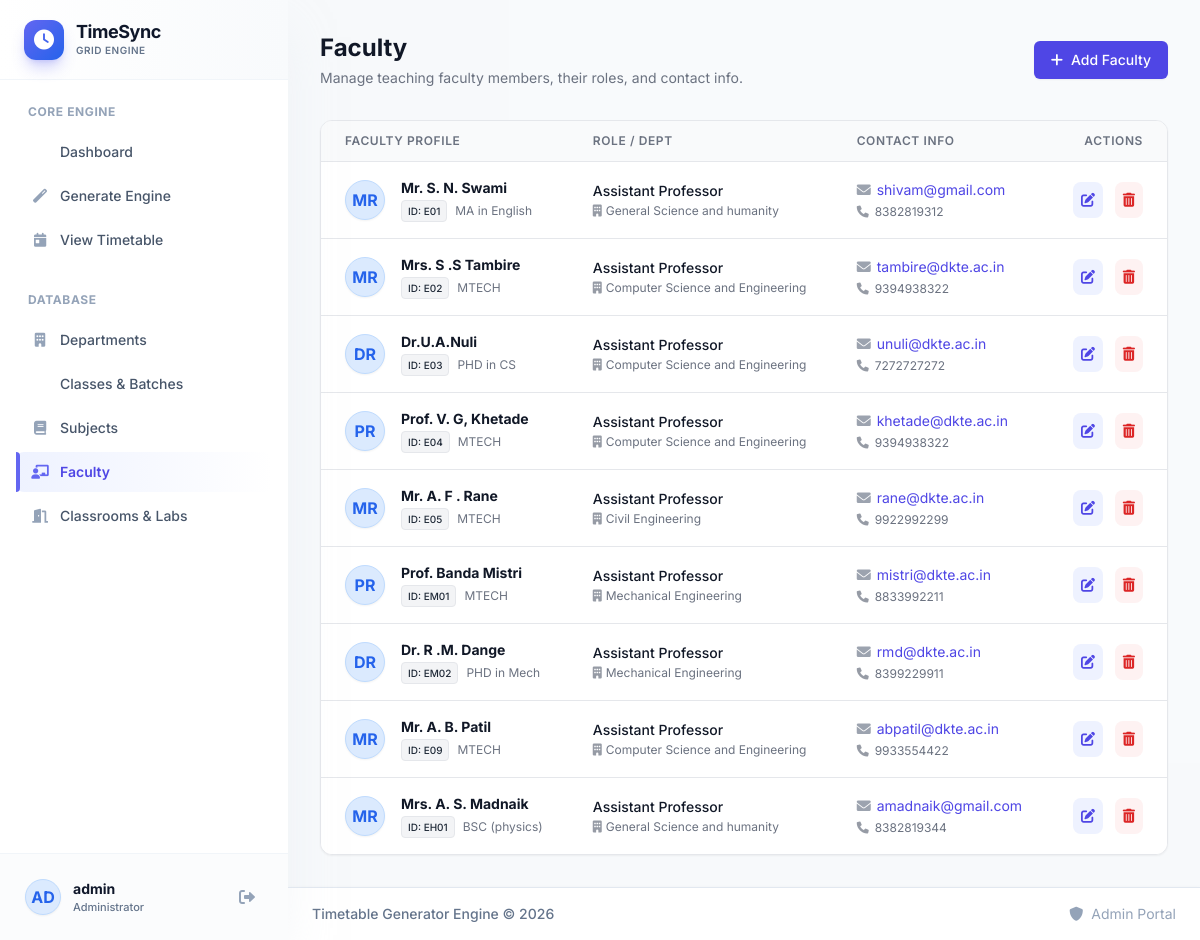
Page /faculty (signed in) on the committed database.
### app.py (models this page shows, shortened)
class User(UserMixin, db.Model):
    id = db.Column(db.Integer, primary_key=True)
    username = db.Column(db.String(80), unique=True, nullable=False)
    email = db.Column(db.String(120), unique=True, nullable=False)
    password_hash = db.Column(db.String(200))
    is_admin = db.Column(db.Boolean, default=False)
    created_at = db.Column(db.DateTime, default=datetime.utcnow)

class Faculty(db.Model):
    id = db.Column(db.Integer, primary_key=True)
    employee_id = db.Column(db.String(20), unique=True, nullable=False)
    name = db.Column(db.String(100), nullable=False)
    email = db.Column(db.String(120), unique=True, nullable=False)
    phone = db.Column(db.String(15))
    department_id = db.Column(db.Integer, db.ForeignKey('department.id'))
    designation = db.Column(db.String(50))
    qualification = db.Column(db.String(100))
    max_hours_per_day = db.Column(db.Integer, default=4)
    max_hours_per_week = db.Column(db.Integer, default=20)
    availability = db.Column(db.Text, default='{}')  # JSON storing availability per day
    created_at = db.Column(db.DateTime, default=datetime.utcnow)
    class_subjects = db.relationship('ClassSubject', backref='faculty_ref', lazy=True)
    mentored_batches = db.relationship('Batch', backref='mentor', lazy=True)
    timetable_entries = db.relationship('Timetable', backref='faculty_ref', lazy=True)

class Department(db.Model):
    id = db.Column(db.Integer, primary_key=True)
    code = db.Column(db.String(10), unique=True, nullable=False)
    name = db.Column(db.String(100), nullable=False)
    description = db.Column(db.Text)
    created_at = db.Column(db.DateTime, default=datetime.utcnow)
    classes = db.relationship('Class', backref='department', lazy=True)
    faculty = db.relationship('Faculty', backref='department', lazy=True)

### app.py (the view)
@app.route('/faculty')
@login_required
def manage_faculty():
    faculty_list = Faculty.query.all()
    departments = Department.query.all()
    return render_template('faculty.html', faculty_list=faculty_list, departments=departments)

### app.py (called while the page is built)
@login_manager.user_loader
def load_user(user_id):
    return db.session.get(User, int(user_id))

### templates/faculty.html (shortened to what this page needs)
{% extends "base.html" %}
{% block content %}
<div class="mb-8 flex flex-col sm:flex-row sm:justify-between sm:items-center gap-4">
    <div>
        <h2 class="text-2xl font-bold text-gray-900">Faculty</h2>
        <p class="mt-1 text-sm text-gray-500">Manage teaching faculty members, their roles, and contact info.</p>
    </div>
    <button onclick="openAddModal()" class="inline-flex items-center px-4 py-2 border border-transparent shadow-sm text-sm font-medium rounded-md text-white bg-primary-600 hover:bg-primary-700 focus:outline-none focus:ring-2 focus:ring-offset-2 focus:ring-primary-500 transition-colors">
        <i class="fas fa-plus mr-2"></i> Add Faculty
    </button>
</div>
<div class="bg-white rounded-xl shadow-sm border border-gray-200 overflow-hidden">
    {% if faculty_list %}
    <div class="overflow-x-auto">
        <table class="min-w-full divide-y divide-gray-200">
            <thead class="bg-gray-50">
                <tr>
                    <th scope="col" class="px-6 py-3 text-left text-xs font-semibold text-gray-500 uppercase tracking-wider">Faculty Profile</th>
                    <th scope="col" class="px-6 py-3 text-left text-xs font-semibold text-gray-500 uppercase tracking-wider">Role / Dept</th>
                    <th scope="col" class="px-6 py-3 text-left text-xs font-semibold text-gray-500 uppercase tracking-wider hidden sm:table-cell">Contact Info</th>
                    <th scope="col" class="px-6 py-3 text-right text-xs font-semibold text-gray-500 uppercase tracking-wider">Actions</th>
                </tr>
            </thead>
            <tbody class="bg-white divide-y divide-gray-200">
                {% for faculty in faculty_list %}
                <tr class="hover:bg-primary-50 transition-colors duration-150">
                    <td class="px-6 py-4 whitespace-nowrap">
                        <div class="flex items-center">
                            <div class="flex-shrink-0 h-10 w-10 bg-blue-100 text-blue-600 rounded-full flex items-center justify-center font-bold shadow-sm border border-blue-200">
                                {{ faculty.name[:2].upper() }}
                            </div>
                            <div class="ml-4">
                                <div class="text-sm font-bold text-gray-900">{{ faculty.name }}</div>
                                <div class="text-xs text-gray-500 flex items-center mt-0.5">
                                    <span class="inline-flex items-center px-1.5 py-0.5 rounded text-[10px] font-medium bg-gray-100 text-gray-800 border border-gray-200 mr-2">ID: {{ faculty.employee_id }}</span>
                                    {{ faculty.qualification or 'No Qualification Listed' }}
                                </div>
                            </div>
                        </div>
                    </td>
                    <td class="px-6 py-4 whitespace-nowrap">
                        <div class="text-sm text-gray-900 font-medium">{{ faculty.designation or 'Faculty' }}</div>
                        <div class="text-xs text-gray-500 mt-0.5">
                            {% if faculty.department %}
                                <i class="fas fa-building mr-1 opacity-70"></i>{{ faculty.department.name }}
                            {% else %}
                                <i class="fas fa-globe mr-1 opacity-70"></i>Common / No Dept
                            {% endif %}
                        </div>
                    </td>
                    <td class="px-6 py-4 whitespace-nowrap hidden sm:table-cell">
                        <div class="flex flex-col space-y-1">
                            <a href="mailto:{{ faculty.email }}" class="text-sm text-primary-600 hover:text-primary-800 flex items-center group">
                                <i class="fas fa-envelope mr-1.5 text-gray-400 group-hover:text-primary-500"></i>{{ faculty.email }}
                            </a>
                            {% if faculty.phone %}
                            <a href="tel:{{ faculty.phone }}" class="text-xs text-gray-500 hover:text-gray-700 flex items-center">
                                <i class="fas fa-phone mr-1.5 opacity-70"></i>{{ faculty.phone }}
                            </a>
                            {% else %}
                            <span class="text-xs text-gray-400 flex items-center">
                                <i class="fas fa-phone-slash mr-1.5 opacity-50"></i>No Phone
                            </span>
                            {% endif %}
                        </div>
                    </td>
                    <td class="px-6 py-4 whitespace-nowrap text-right text-sm font-medium space-x-2">
                        <button onclick="openEditModal(this)"
                                data-id="{{ faculty.id }}"
                                data-empid="{{ faculty.employee_id }}"
                                data-name="{{ faculty.name }}"
                                data-email="{{ faculty.email }}"
                                data-phone="{{ faculty.phone or '' }}"
                                data-department="{{ faculty.department_id or '' }}"
                                data-designation="{{ faculty.designation or '' }}"
                                data-qualification="{{ faculty.qualification or '' }}"
                                class="text-primary-600 hover:text-primary-900 bg-primary-50 hover:bg-primary-100 p-2 rounded-lg transition-colors">
                            <i class="fas fa-edit"></i>
                        </button>
                        <form action="{{ url_for('delete_faculty', id=faculty.id) }}" method="POST" class="inline" onsubmit="return confirmDelete('Are you sure you want to delete {{ faculty.name }}? This action cannot be undone.');">
                            <button type="submit" class="text-red-600 hover:text-red-900 bg-red-50 hover:bg-red-100 p-2 rounded-lg transition-colors">
                                <i class="fas fa-trash-alt"></i>
                            </button>
                        </form>
                    </td>
                </tr>
                {% endfor %}
            </tbody>
        </table>
    </div>
    {% endif %}
</div>
{% endblock %}

### templates/base.html (shortened to what this page needs)
<!DOCTYPE html>
<html lang="en" class="h-full bg-slate-50">
<head>
    <script src="https://cdn.tailwindcss.com"></script>
    <link href="https://cdnjs.cloudflare.com/ajax/libs/font-awesome/6.0.0/css/all.min.css" rel="stylesheet">
</head>
<body class="h-full font-sans antialiased text-slate-800 selection:bg-primary-100 selection:text-primary-900">
    {% if current_user.is_authenticated %}
    <div class="min-h-full">
        <div class="hidden lg:fixed lg:inset-y-0 lg:flex lg:w-72 lg:flex-col shadow-2xl shadow-slate-200/50 z-20">
            <div class="flex min-h-0 flex-1 flex-col bg-white">
                <div class="flex h-20 flex-shrink-0 items-center px-6 bg-gradient-to-r from-white to-slate-50 border-b border-slate-100">
                    <div class="w-10 h-10 rounded-xl bg-gradient-to-br from-primary-500 to-blue-600 flex items-center justify-center text-white shadow-lg shadow-primary-500/30 mr-3">
                        <i class="fas fa-clock text-xl text-white"></i>
                    </div>
                    <div>
                        <h1 class="text-lg font-bold text-slate-900 tracking-tight leading-tight">TimeSync</h1>
                        <p class="text-[10px] uppercase tracking-wider text-slate-500 font-semibold">Grid Engine</p>
                    </div>
                </div>
                <div class="flex flex-1 flex-col overflow-y-auto px-4 pt-6 pb-4">
                    <p class="px-3 text-xs font-bold uppercase tracking-wider text-slate-400 mb-3">Core Engine</p>
                    <nav class="space-y-1">
                        <a href="{{ url_for('dashboard') }}" class="sidebar-link group flex items-center px-3 py-2.5 text-sm font-medium rounded-lg text-slate-600 {% if request.endpoint == 'dashboard' %}active{% endif %}">
                            Dashboard
                        </a>
                        <a href="{{ url_for('generate_timetable') }}" class="sidebar-link group flex items-center px-3 py-2.5 text-sm font-medium rounded-lg text-slate-600 {% if request.endpoint == 'generate_timetable' %}active{% endif %}">
                            <i class="fas fa-magic w-6 text-slate-400 text-center mr-2"></i>
                            Generate Engine
                        </a>
                        <a href="{{ url_for('view_timetable') }}" class="sidebar-link group flex items-center px-3 py-2.5 text-sm font-medium rounded-lg text-slate-600 {% if request.endpoint == 'view_timetable' %}active{% endif %}">
                            <i class="fas fa-calendar-day w-6 text-slate-400 text-center mr-2"></i>
                            View Timetable
                        </a>
                    </nav>
                    <p class="px-3 text-xs font-bold uppercase tracking-wider text-slate-400 mb-3 mt-8">Database</p>
                    <nav class="space-y-1">
                        <a href="{{ url_for('manage_departments') }}" class="sidebar-link group flex items-center px-3 py-2.5 text-sm font-medium rounded-lg text-slate-600 {% if request.endpoint == 'manage_departments' %}active{% endif %}">
                            <i class="fas fa-building w-6 text-slate-400 text-center mr-2"></i>
                            Departments
                        </a>
                        <a href="{{ url_for('manage_classes') }}" class="sidebar-link group flex items-center px-3 py-2.5 text-sm font-medium rounded-lg text-slate-600 {% if request.endpoint == 'manage_classes' %}active{% endif %}">
                            Classes & Batches
                        </a>
                        <a href="{{ url_for('manage_subjects') }}" class="sidebar-link group flex items-center px-3 py-2.5 text-sm font-medium rounded-lg text-slate-600 {% if request.endpoint == 'manage_subjects' %}active{% endif %}">
                            <i class="fas fa-book w-6 text-slate-400 text-center mr-2"></i>
                            Subjects
                        </a>
                        <a href="{{ url_for('manage_faculty') }}" class="sidebar-link group flex items-center px-3 py-2.5 text-sm font-medium rounded-lg text-slate-600 {% if request.endpoint == 'manage_faculty' %}active{% endif %}">
                            <i class="fas fa-chalkboard-teacher w-6 text-slate-400 text-center mr-2"></i>
                            Faculty
                        </a>
                        <a href="{{ url_for('manage_rooms') }}" class="sidebar-link group flex items-center px-3 py-2.5 text-sm font-medium rounded-lg text-slate-600 {% if request.endpoint == 'manage_rooms' %}active{% endif %}">
                            <i class="fas fa-door-open w-6 text-slate-400 text-center mr-2"></i>
                            Classrooms & Labs
                        </a>
                    </nav>
                </div>
                <div class="flex flex-shrink-0 border-t border-slate-100 p-4 bg-slate-50/50">
                    <div class="flex items-center w-full group cursor-pointer sidebar-link rounded-xl p-2 !transform-none !bg-transparent hover:!bg-white hover:shadow-sm transition-all border border-transparent hover:border-slate-200">
                        <div class="w-9 h-9 rounded-full bg-blue-100 text-blue-600 flex items-center justify-center font-bold mr-3 shadow-sm border border-blue-200">
                            {{ current_user.username[:2] | upper }}
                        </div>
                        <div class="flex-1 min-w-0">
                            <p class="text-sm font-bold text-slate-900 truncate">{{ current_user.username }}</p>
                            <p class="text-[11px] text-slate-500 font-medium">Administrator</p>
                        </div>
                        <a href="{{ url_for('logout') }}" title="Logout" class="w-8 h-8 rounded-full flex items-center justify-center text-slate-400 hover:text-red-600 hover:bg-red-50 transition-colors">
                            <i class="fas fa-sign-out-alt"></i>
                        </a>
                    </div>
                </div>
            </div>
        </div>
        <div class="lg:pl-72 flex flex-col min-h-screen">
            <main class="flex-1 overflow-x-hidden p-4 sm:p-6 lg:p-8 bg-slate-50/50">
                <div class="mx-auto max-w-[1400px]">
                    <div class="fade-in">
                        {% block content %}{% endblock %}
                    </div>
                </div>
            </main>
            <footer class="mt-auto px-6 py-4 border-t border-slate-200 bg-white shadow-[0_-1px_3px_0_rgba(0,0,0,0.02)]">
                <div class="flex flex-col sm:flex-row justify-between items-center max-w-[1400px] mx-auto gap-2 text-sm">
                    <p class="text-slate-500 font-medium">Timetable Generator Engine &copy; 2026</p>
                    <div class="flex space-x-4 text-slate-400">
                        <span class="hover:text-primary-600 transition-colors cursor-pointer"><i class="fas fa-shield-alt mr-1"></i> Admin Portal</span>
                    </div>
                </div>
            </footer>
        </div>
    </div>
    {% endif %}
</body>
</html>

### templates/base.html (style rules this page uses)
.sidebar-link { transition: all 0.2s ease-in-out; position: relative; }
.sidebar-link.active { background: linear-gradient(90deg, #eef2ff 0%, transparent 100%); color: #4f46e5; font-weight: 600; }
.sidebar-link.active::before { content: ''; position: absolute; left: 0; top: 0; bottom: 0; width: 4px; background: #6366f1; border-top-right-radius: 4px; border-bottom-right-radius: 4px; }
.sidebar-link i { transition: transform 0.2s; }
.sidebar-link.active i { color: #6366f1; }

### rows in the picture
User: username "AD", username "admin"
Faculty: name "MR", name "Mr. S. N. Swami", employee_id "E01", qualification "MA in English", designation "Assistant Professor", department.name "General Science and humanity", email "shivam@gmail.com", phone "8382819312"
Faculty: name "MR", name "Mrs. S .S Tambire", employee_id "E02", qualification "MTECH", designation "Assistant Professor", department.name "Computer Science and Engineering", email "tambire@dkte.ac.in", phone "9394938322"
Faculty: name "DR", name "Dr.U.A.Nuli", employee_id "E03", qualification "PHD in CS", designation "Assistant Professor", department.name "Computer Science and Engineering", email "unuli@dkte.ac.in", phone "7272727272"
Faculty: name "PR", name "Prof. V. G, Khetade", employee_id "E04", qualification "MTECH", designation "Assistant Professor", department.name "Computer Science and Engineering", email "khetade@dkte.ac.in", phone "9394938322"
Faculty: name "MR", name "Mr. A. F . Rane", employee_id "E05", qualification "MTECH", designation "Assistant Professor", department.name "Civil Engineering", email "rane@dkte.ac.in", phone "9922992299"
Faculty: name "PR", name "Prof. Banda Mistri", employee_id "EM01", qualification "MTECH", designation "Assistant Professor", department.name "Mechanical Engineering", email "mistri@dkte.ac.in", phone "8833992211"
Faculty: name "DR", name "Dr. R .M. Dange", employee_id "EM02", qualification "PHD in Mech", designation "Assistant Professor", department.name "Mechanical Engineering", email "rmd@dkte.ac.in", phone "8399229911"
Faculty: name "MR", name "Mr. A. B. Patil", employee_id "E09", qualification "MTECH", designation "Assistant Professor", department.name "Computer Science and Engineering", email "abpatil@dkte.ac.in", phone "9933554422"
Faculty: name "MR", name "Mrs. A. S. Madnaik", employee_id "EH01", qualification "BSC (physics)", designation "Assistant Professor", department.name "General Science and humanity", email "amadnaik@gmail.com", phone "8382819344"
